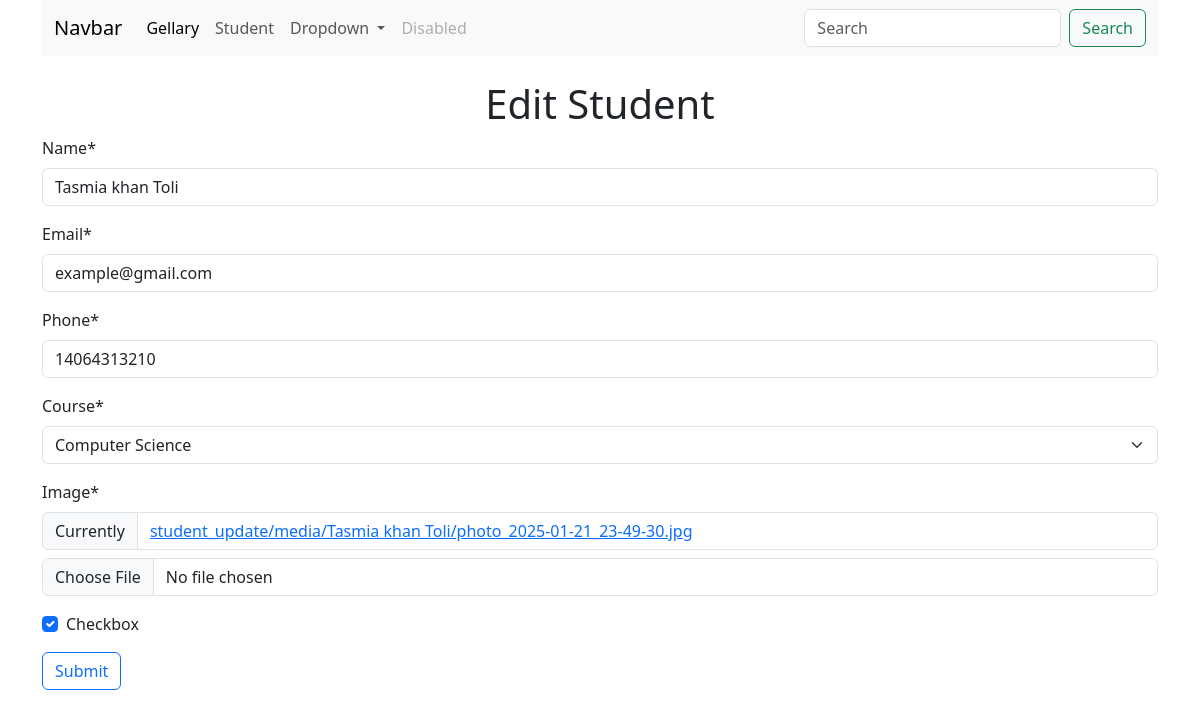
Screenshot of /student/update_student/5 with the database file from the repository.
### student_update/models.py (models this page shows, shortened)
class St_img(models.Model):
    COURSE = (
        ('Mathematics', 'Mathematics'),
        ('Science', 'Science'),
        ('English', 'English'),
        ('History', 'History'),
        ('Geography', 'Geography'),
        ('Computer Science', 'Computer Science'),
        ('Arts', 'Arts'),
        ('Business', 'Business'),
        ('Health', 'Health'),
        ('Others', 'Others')
    )
    name = models.CharField(max_length=100)
    email = models.EmailField(max_length=50)
    phone = models.IntegerField(null=True)
    course = models.CharField(max_length=100, choices=COURSE ,null=True)
    image = models.ImageField(upload_to=st_img, null=False)
    checkbox = models.BooleanField(default=False)
    created_at = models.DateTimeField(auto_now_add=True)
    updated_at = models.DateTimeField(auto_now=True)

### student_update/views.py (the view, shortened to what this page needs)
# urls.py: path('update_student/<int:id>', views.update_student.as_view(), name='update_student'),
class update_student(UpdateView):
    model = models.St_img
    form_class = mforms.st_gelary
    template_name = "st_create_update.html"
    context_object_name = 'student'
    pk_url_kwarg = 'id'
    success_url = reverse_lazy('studentList')
    def get_context_data(self, **kwargs):
        context = super().get_context_data(**kwargs)
        context['edit'] = True
        return context

### student_update/mforms.py
class st_gelary(forms.ModelForm):
    class Meta:
        model = models.St_img
        fields = ['name','email','phone','course','image','checkbox']
        lable ={
            'name': "Your full name",
            'email': 'fullname@example.com',
            'phone': 'your Phone Number',
            'course': 'select course',
            'image' : "upload your photo",
            'checkbox':'completed'
        }
        help_text ={
            "image": "your photo will show in photo gallery"
        }

### student_update/templates/st_create_update.html (shortened to what this page needs)
{% extends 'layout.html' %} {% load crispy_forms_tags %}
{% block content %}
{% if edit %}
<h1 class="text-center">Edit Student</h1>
{% else %}
<h1 class="text-center">Add Student</h1>
{% endif %}
<form method="post" class="my-class" enctype="multipart/form-data">
    {{ form | crispy }}
    <button type="submit" class="btn btn-outline-primary">Submit</button>
</form>
{% endblock %}

### rows the page displays
St_img: name "Tasmia khan Toli", email "example@gmail.com", phone "14064313210", course "Computer Science", checkbox "☑"
